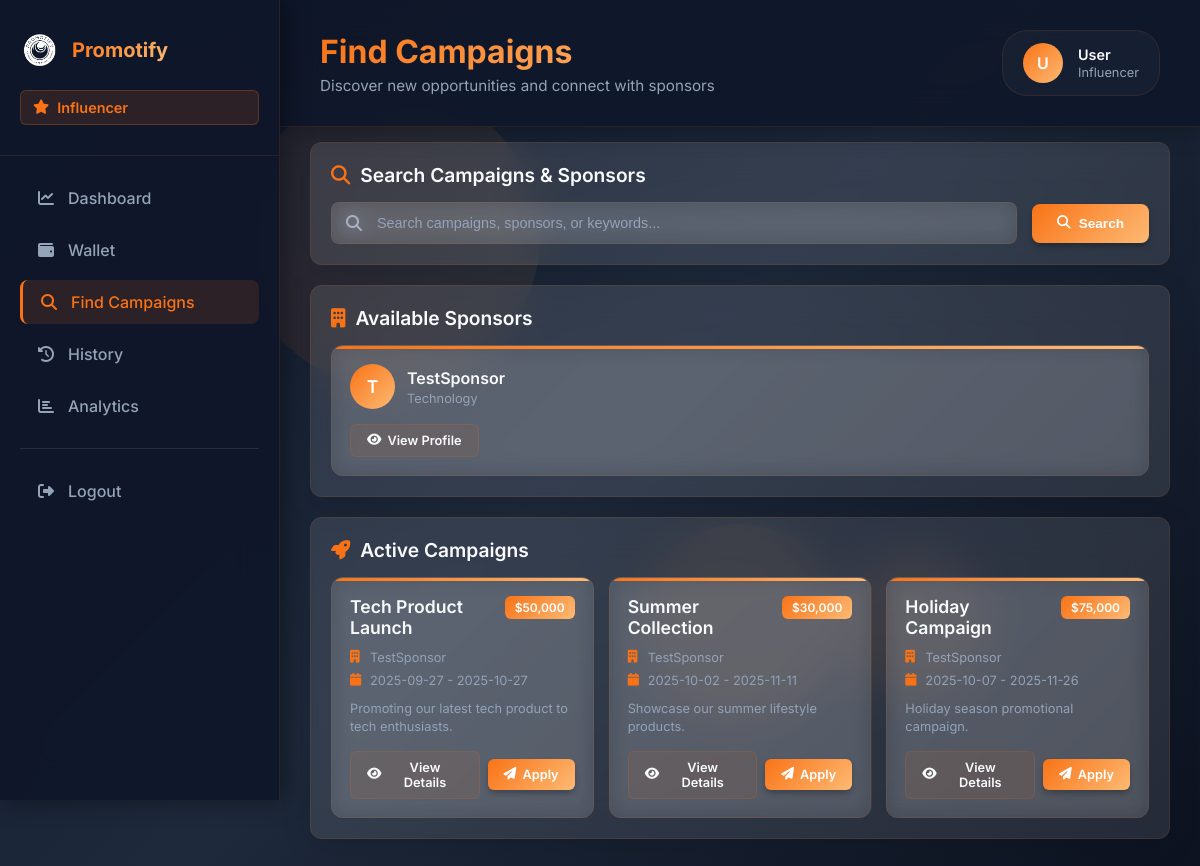
Screenshot of /ifind (signed in) with the database file from the repository.
### models.py (models this page shows, shortened)
class Sponsor(db.Model):
    id = db.Column(db.Integer, primary_key=True)
    username = db.Column(db.String(15), unique=True, nullable=False)
    email = db.Column(db.String(20), unique=True, nullable=False)
    password = db.Column(db.String(10), nullable=False)
    industry = db.Column(db.String(20), nullable=False)
    wallet_balance = db.Column(db.Float, default=0.0, nullable=False)
    date_joined = db.Column(db.DateTime, default=datetime.utcnow)

class Campaign(db.Model):
    id = db.Column(db.Integer, primary_key=True)
    sponsor_id = db.Column(db.Integer, db.ForeignKey('sponsor.id', ondelete='CASCADE'), nullable=False)
    name = db.Column(db.String(15), nullable=False)
    description = db.Column(db.Text, nullable=True)
    start_date = db.Column(db.Date, nullable=False)
    end_date = db.Column(db.Date, nullable=False)
    budget = db.Column(db.Float, nullable=False)
    status = db.Column(db.String(50))
    created_at = db.Column(db.DateTime, default=datetime.utcnow)
    sponsor = db.relationship('Sponsor', backref=db.backref('campaigns', lazy=True, cascade='all, delete-orphan'))
    influencers = db.relationship('Influencer', secondary='application',
                                  primaryjoin="and_(Campaign.id==Application.campaign_id, Application.status=='accepted')",
                                  backref=db.backref('accepted_campaigns', lazy='dynamic'))

### routes.py (the view, shortened to what this page needs)
    @app.route('/ifind', methods=['GET', 'POST'])
    def ifind():
        if 'influencer_id' not in session:
            flash('You need to log in first.', 'error')
            return redirect(url_for('influ_log'))
        influencer = Influencer.query.get(session['influencer_id'])
        search_query = request.form.get('search_query', '') if request.method == 'POST' else request.args.get('search', '')
        searched_sponsor = None
        searched_campaigns = None
        sponsors = Sponsor.query.all()
        applied_campaign_ids = [app.campaign_id for app in influencer.applications]
        campaigns = Campaign.query.filter(
            ~Campaign.id.in_(applied_campaign_ids),
            Campaign.end_date >= datetime.now().date()
        ).all()
        return render_template('influ_find.html',
                               sponsors=sponsors,
                               campaigns=campaigns,
                               search_query=search_query,
                               searched_sponsor=searched_sponsor,
                               searched_campaigns=searched_campaigns,
                               influencer=influencer)

### templates/influ_find.html (shortened to what this page needs)
<!DOCTYPE html>
<html lang="en">
<head>
    <link rel="stylesheet" type="text/css" href="{{ url_for('static', filename='css/ifind.css') }}">
    <link rel="stylesheet" href="https://cdnjs.cloudflare.com/ajax/libs/font-awesome/6.4.0/css/all.min.css">
</head>
<body>
    <div class="background">
        <div class="shape shape-1"></div>
        <div class="shape shape-2"></div>
        <div class="shape shape-3"></div>
    </div>
    <div class="sidebar">
            <div class="sidebar-header">
        <div class="logo">
            <img src="{{ url_for('static', filename='images/promotify.png') }}" alt="Promotify">
            <span class="logo-text">Promotify</span>
        </div>
        <div class="influencer-badge">
            <i class="fas fa-star"></i>
            <span>Influencer</span>
        </div>
    </div>
        <nav class="sidebar-nav">
            <ul>
                <li class="nav-item">
                    <a href="{{ url_for('influ_dash') }}" class="nav-link">
                        <i class="fas fa-chart-line"></i>
                        <span>Dashboard</span>
                    </a>
                </li>
                <li class="nav-item">
                    <a href="{{ url_for('influencer_wallet') }}" class="nav-link">
                        <i class="fas fa-wallet"></i>
                        <span>Wallet</span>
                    </a>
                </li>
                <li class="nav-item active">
                    <a href="{{ url_for('ifind') }}" class="nav-link">
                        <i class="fas fa-search"></i>
                        <span>Find Campaigns</span>
                    </a>
                </li>
                <li class="nav-item">
                    <a href="{{ url_for('influencer_history') }}" class="nav-link">
                        <i class="fas fa-history"></i>
                        <span>History</span>
                    </a>
                </li>
                <li class="nav-item">
                    <a href="{{ url_for('influ_stats') }}" class="nav-link">
                        <i class="fas fa-chart-bar"></i>
                        <span>Analytics</span>
                    </a>
                </li>
                <li class="nav-item logout">
                    <a href="{{ url_for('influ_logout') }}" class="nav-link">
                        <i class="fas fa-sign-out-alt"></i>
                        <span>Logout</span>
                    </a>
                </li>
            </ul>
        </nav>
    </div>
    <main class="main-content">
        <div class="content-header">
            <div class="header-left">
                <h1>Find Campaigns</h1>
                <p class="header-subtitle">Discover new opportunities and connect with sponsors</p>
            </div>
            <div class="user-info">
                <div class="user-avatar">
                    {{ session.get('username', 'U')[0].upper() }}
                </div>
                <div class="user-details">
                    <div class="user-name">{{ session.get('username', 'User') }}</div>
                    <div class="user-role">Influencer</div>
                </div>
            </div>
        </div>        <div class="content">
            <div class="search-section">
                <h2 class="section-title">
                    <i class="fas fa-search"></i>
                    Search Campaigns & Sponsors
                </h2>
                <form class="search-form" method="POST">
                    <div class="search-input-group">
                        <i class="fas fa-search search-icon"></i>
                        <input type="text" name="search_query" class="search-input"
                               placeholder="Search campaigns, sponsors, or keywords..."
                               value="{{ request.form.search_query or '' }}">
                    </div>
                    <button type="submit" class="search-btn">
                        <i class="fas fa-search"></i>
                        Search
                    </button>
                </form>
            </div>
            {% if not search_query and sponsors %}
                <div class="sponsors-section content-section">
                    <h2 class="section-title">
                        <i class="fas fa-building"></i>
                        Available Sponsors
                    </h2>
                    <div class="sponsors-grid">
                        {% for sponsor in sponsors %}
                        <div class="sponsor-card">
                            <div class="sponsor-header">
                                <div class="sponsor-avatar">
                                    {{ sponsor.username[0].upper() }}
                                </div>
                                <div class="sponsor-info">
                                    <div class="sponsor-name">{{ sponsor.username }}</div>
                                    <div class="sponsor-industry">{{ sponsor.industry or 'General' }}</div>
                                </div>
                            </div>
                            <div class="sponsor-actions">
                                <button class="btn btn-secondary">
                                    <i class="fas fa-eye"></i> View Profile
                                </button>
                            </div>
                        </div>
                        {% endfor %}
                    </div>
                </div>
            {% endif %}
            {% if not search_query and campaigns %}
                <div class="campaigns-section content-section">
                    <h2 class="section-title">
                        <i class="fas fa-rocket"></i>
                        Active Campaigns
                    </h2>
                    <div class="campaigns-grid">
                        {% for campaign in campaigns %}
                        <div class="campaign-card">
                            <div class="campaign-header">
                                <div class="campaign-name">{{ campaign.name }}</div>
                                <div class="campaign-budget">${{ "{:,.0f}".format(campaign.budget) }}</div>
                            </div>
                            <div class="campaign-sponsor">
                                <i class="fas fa-building"></i>
                                {{ campaign.sponsor.username }}
                            </div>
                            <div class="campaign-dates">
                                <i class="fas fa-calendar"></i>
                                {{ campaign.start_date }} - {{ campaign.end_date }}
                            </div>
                            <p class="campaign-description">{{ campaign.description[:100] + '...' if campaign.description and campaign.description|length > 100 else (campaign.description or 'No description available.') }}</p>
                            <div class="campaign-actions">
                                <button class="btn btn-secondary">
                                    <i class="fas fa-eye"></i> View Details
                                </button>
                                <form action="{{ url_for('apply_campaign', campaign_id=campaign.id) }}" method="POST" style="display: inline;">
                                    <button type="submit" class="btn btn-primary apply-btn">
                                        <i class="fas fa-paper-plane"></i> Apply
                                    </button>
                                </form>
                            </div>
                        </div>
                        {% endfor %}
                    </div>
                </div>
            {% endif %}
        </div>
    </main>
    <div class="background">
        <div class="shape shape-1"></div>
        <div class="shape shape-2"></div>
        <div class="shape shape-3"></div>
    </div>
</body>
</html>

### rows the page displays
Sponsor: username "T", username "TestSponsor", industry "Technology"
Campaign: name "Tech Product Launch", budget "50,000", sponsor.username "TestSponsor", start_date "2025-09-27", end_date "2025-10-27", description "Promoting our latest tech product to tech enthusiasts."
Campaign: name "Summer Collection", budget "30,000", sponsor.username "TestSponsor", start_date "2025-10-02", end_date "2025-11-11", description "Showcase our summer lifestyle products."
Campaign: name "Holiday Campaign", budget "75,000", sponsor.username "TestSponsor", start_date "2025-10-07", end_date "2025-11-26", description "Holiday season promotional campaign."

### other values shown
{{ session.get('username', 'U')[0].upper() }} "U"
{{ session.get('username', 'User') }} "User"
